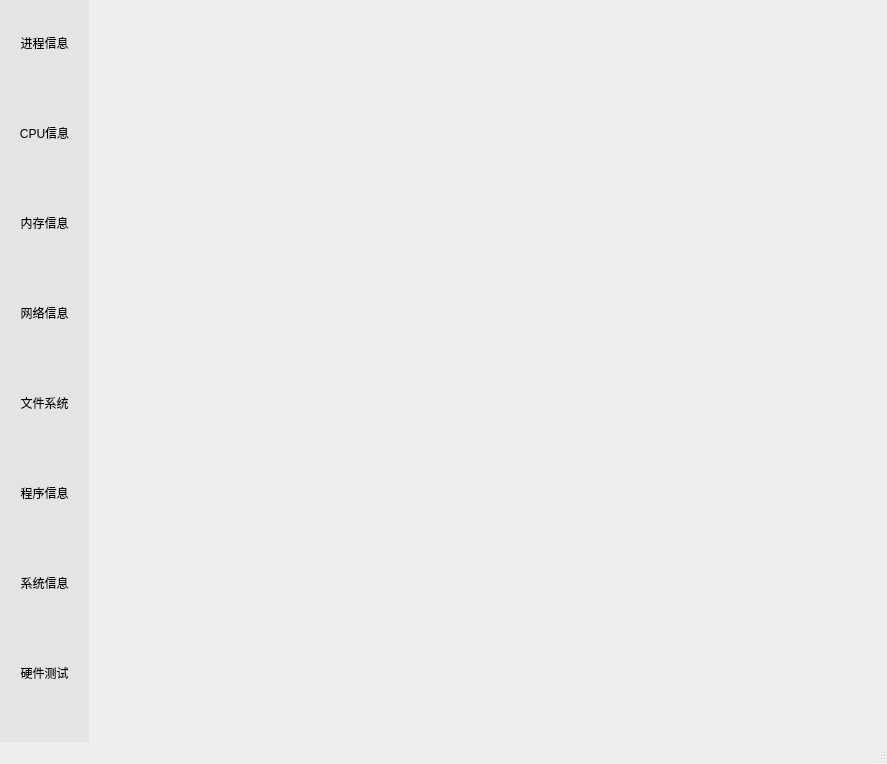
<?xml version="1.0" encoding="UTF-8"?>
<ui version="4.0">
 <class>MainWindow</class>
 <widget class="QMainWindow" name="MainWindow">
  <property name="geometry">
   <rect>
    <x>0</x>
    <y>0</y>
    <width>887</width>
    <height>764</height>
   </rect>
  </property>
  <property name="windowTitle">
   <string>系统监控助手</string>
  </property>
  <property name="styleSheet">
   <string notr="true"/>
  </property>
  <widget class="QWidget" name="centralwidget">
   <property name="styleSheet">
    <string notr="true"/>
   </property>
   <layout class="QGridLayout" name="gridLayout_2">
    <property name="leftMargin">
     <number>0</number>
    </property>
    <property name="topMargin">
     <number>0</number>
    </property>
    <property name="rightMargin">
     <number>0</number>
    </property>
    <property name="bottomMargin">
     <number>0</number>
    </property>
    <property name="spacing">
     <number>0</number>
    </property>
    <item row="0" column="0">
     <widget class="QWidget" name="sideBar" native="true">
      <property name="styleSheet">
       <string notr="true">QWidget{
	background-color: rgb(228, 228, 228);
}</string>
      </property>
      <layout class="QGridLayout" name="gridLayout">
       <property name="leftMargin">
        <number>0</number>
       </property>
       <property name="topMargin">
        <number>0</number>
       </property>
       <property name="rightMargin">
        <number>0</number>
       </property>
       <property name="bottomMargin">
        <number>0</number>
       </property>
       <property name="spacing">
        <number>0</number>
       </property>
       <item row="1" column="0">
        <widget class="QToolButton" name="btnCpu">
         <property name="minimumSize">
          <size>
           <width>86</width>
           <height>90</height>
          </size>
         </property>
         <property name="styleSheet">
          <string notr="true">/* 默认 */
QToolButton{   
	border-top: 3px outset transparent;
	border-bottom: 7px outset transparent;
	border-right: 3px outset transparent;
	border-left: 3px outset transparent;
    min-width: 80px;
    min-height: 80px;
	background-color: rgb(228, 228, 228);
}

/* 鼠标悬停 */
QToolButton:hover{
	background-color: rgb(205, 205, 205);
}

/* 点击和按下 */
QToolButton:pressed,QToolButton:checked{
	border-left: 3px outset rgb(93, 95, 97);
	background-color: rgb(246, 246, 246);	
}
</string>
         </property>
         <property name="text">
          <string>CPU信息</string>
         </property>
         <property name="icon">
          <iconset resource="resources.qrc">
           <normaloff>:/icons/permission.png</normaloff>:/icons/permission.png</iconset>
         </property>
         <property name="iconSize">
          <size>
           <width>48</width>
           <height>48</height>
          </size>
         </property>
         <property name="checkable">
          <bool>true</bool>
         </property>
         <property name="autoExclusive">
          <bool>true</bool>
         </property>
         <property name="toolButtonStyle">
          <enum>Qt::ToolButtonTextUnderIcon</enum>
         </property>
        </widget>
       </item>
       <item row="2" column="0">
        <widget class="QToolButton" name="btnMemory">
         <property name="minimumSize">
          <size>
           <width>86</width>
           <height>90</height>
          </size>
         </property>
         <property name="styleSheet">
          <string notr="true">/* 默认 */
QToolButton{   
	border-top: 3px outset transparent;
	border-bottom: 7px outset transparent;
	border-right: 3px outset transparent;
	border-left: 3px outset transparent;
    min-width: 80px;
    min-height: 80px;
	background-color: rgb(228, 228, 228);
}

/* 鼠标悬停 */
QToolButton:hover{
	background-color: rgb(205, 205, 205);
}

/* 点击和按下 */
QToolButton:pressed,QToolButton:checked{
	border-left: 3px outset rgb(93, 95, 97);
	background-color: rgb(246, 246, 246);	
}

QPushButton:default {
    border-color: navy; /* make the default button prominent */
}

</string>
         </property>
         <property name="text">
          <string>内存信息</string>
         </property>
         <property name="icon">
          <iconset resource="resources.qrc">
           <normaloff>:/icons/settings.png</normaloff>:/icons/settings.png</iconset>
         </property>
         <property name="iconSize">
          <size>
           <width>48</width>
           <height>48</height>
          </size>
         </property>
         <property name="checkable">
          <bool>true</bool>
         </property>
         <property name="autoExclusive">
          <bool>true</bool>
         </property>
         <property name="toolButtonStyle">
          <enum>Qt::ToolButtonTextUnderIcon</enum>
         </property>
        </widget>
       </item>
       <item row="4" column="0">
        <widget class="QToolButton" name="btnNetwork">
         <property name="minimumSize">
          <size>
           <width>86</width>
           <height>90</height>
          </size>
         </property>
         <property name="styleSheet">
          <string notr="true">/* 默认 */
QToolButton{   
	border-top: 3px outset transparent;
	border-bottom: 7px outset transparent;
	border-right: 3px outset transparent;
	border-left: 3px outset transparent;
    min-width: 80px;
    min-height: 80px;
	background-color: rgb(228, 228, 228);
}

/* 鼠标悬停 */
QToolButton:hover{
	background-color: rgb(205, 205, 205);
}

/* 点击和按下 */
QToolButton:pressed,QToolButton:checked{
	border-left: 3px outset rgb(93, 95, 97);
	background-color: rgb(246, 246, 246);	
}

QPushButton:default {
    border-color: navy; /* make the default button prominent */
}

</string>
         </property>
         <property name="text">
          <string>网络信息</string>
         </property>
         <property name="icon">
          <iconset resource="resources.qrc">
           <normaloff>:/icons/settings.png</normaloff>:/icons/settings.png</iconset>
         </property>
         <property name="iconSize">
          <size>
           <width>48</width>
           <height>48</height>
          </size>
         </property>
         <property name="checkable">
          <bool>true</bool>
         </property>
         <property name="autoExclusive">
          <bool>true</bool>
         </property>
         <property name="toolButtonStyle">
          <enum>Qt::ToolButtonTextUnderIcon</enum>
         </property>
        </widget>
       </item>
       <item row="9" column="0">
        <spacer name="verticalSpacer">
         <property name="orientation">
          <enum>Qt::Vertical</enum>
         </property>
         <property name="sizeHint" stdset="0">
          <size>
           <width>20</width>
           <height>288</height>
          </size>
         </property>
        </spacer>
       </item>
       <item row="0" column="0">
        <widget class="QToolButton" name="btnProcess">
         <property name="minimumSize">
          <size>
           <width>86</width>
           <height>90</height>
          </size>
         </property>
         <property name="styleSheet">
          <string notr="true">/* 默认 */
QToolButton{   
	border-top: 3px outset transparent;
	border-bottom: 7px outset transparent;
	border-right: 3px outset transparent;
	border-left: 3px outset transparent;
    min-width: 80px;
    min-height: 80px;
	background-color: rgb(228, 228, 228);
}

/* 鼠标悬停 */
QToolButton:hover{
	background-color: rgb(205, 205, 205);
}

/* 点击和按下 */
QToolButton:pressed,QToolButton:checked{
	border-left: 3px outset rgb(93, 95, 97);
	background-color: rgb(246, 246, 246);	
}

QPushButton:default {
    border-color: navy; /* make the default button prominent */
}

</string>
         </property>
         <property name="text">
          <string>进程信息</string>
         </property>
         <property name="icon">
          <iconset resource="resources.qrc">
           <normaloff>:/icons/user.png</normaloff>:/icons/user.png</iconset>
         </property>
         <property name="iconSize">
          <size>
           <width>48</width>
           <height>48</height>
          </size>
         </property>
         <property name="checkable">
          <bool>true</bool>
         </property>
         <property name="autoExclusive">
          <bool>true</bool>
         </property>
         <property name="toolButtonStyle">
          <enum>Qt::ToolButtonTextUnderIcon</enum>
         </property>
        </widget>
       </item>
       <item row="6" column="0">
        <widget class="QToolButton" name="btnEnv">
         <property name="minimumSize">
          <size>
           <width>86</width>
           <height>90</height>
          </size>
         </property>
         <property name="styleSheet">
          <string notr="true">/* 默认 */
QToolButton{   
	border-top: 3px outset transparent;
	border-bottom: 7px outset transparent;
	border-right: 3px outset transparent;
	border-left: 3px outset transparent;
    min-width: 80px;
    min-height: 80px;
	background-color: rgb(228, 228, 228);
}

/* 鼠标悬停 */
QToolButton:hover{
	background-color: rgb(205, 205, 205);
}

/* 点击和按下 */
QToolButton:pressed,QToolButton:checked{
	border-left: 3px outset rgb(93, 95, 97);
	background-color: rgb(246, 246, 246);	
}

QPushButton:default {
    border-color: navy; /* make the default button prominent */
}

</string>
         </property>
         <property name="text">
          <string>程序信息</string>
         </property>
         <property name="icon">
          <iconset resource="resources.qrc">
           <normaloff>:/icons/settings.png</normaloff>:/icons/settings.png</iconset>
         </property>
         <property name="iconSize">
          <size>
           <width>48</width>
           <height>48</height>
          </size>
         </property>
         <property name="checkable">
          <bool>true</bool>
         </property>
         <property name="autoExclusive">
          <bool>true</bool>
         </property>
         <property name="toolButtonStyle">
          <enum>Qt::ToolButtonTextUnderIcon</enum>
         </property>
        </widget>
       </item>
       <item row="7" column="0">
        <widget class="QToolButton" name="btnSysInfo">
         <property name="minimumSize">
          <size>
           <width>86</width>
           <height>90</height>
          </size>
         </property>
         <property name="styleSheet">
          <string notr="true">/* 默认 */
QToolButton{   
	border-top: 3px outset transparent;
	border-bottom: 7px outset transparent;
	border-right: 3px outset transparent;
	border-left: 3px outset transparent;
    min-width: 80px;
    min-height: 80px;
	background-color: rgb(228, 228, 228);
}

/* 鼠标悬停 */
QToolButton:hover{
	background-color: rgb(205, 205, 205);
}

/* 点击和按下 */
QToolButton:pressed,QToolButton:checked{
	border-left: 3px outset rgb(93, 95, 97);
	background-color: rgb(246, 246, 246);	
}

QPushButton:default {
    border-color: navy; /* make the default button prominent */
}

</string>
         </property>
         <property name="text">
          <string>系统信息</string>
         </property>
         <property name="icon">
          <iconset resource="resources.qrc">
           <normaloff>:/icons/settings.png</normaloff>:/icons/settings.png</iconset>
         </property>
         <property name="iconSize">
          <size>
           <width>48</width>
           <height>48</height>
          </size>
         </property>
         <property name="checkable">
          <bool>true</bool>
         </property>
         <property name="autoExclusive">
          <bool>true</bool>
         </property>
         <property name="toolButtonStyle">
          <enum>Qt::ToolButtonTextUnderIcon</enum>
         </property>
        </widget>
       </item>
       <item row="5" column="0">
        <widget class="QToolButton" name="btnFile">
         <property name="minimumSize">
          <size>
           <width>86</width>
           <height>90</height>
          </size>
         </property>
         <property name="styleSheet">
          <string notr="true">/* 默认 */
QToolButton{   
	border-top: 3px outset transparent;
	border-bottom: 7px outset transparent;
	border-right: 3px outset transparent;
	border-left: 3px outset transparent;
    min-width: 80px;
    min-height: 80px;
	background-color: rgb(228, 228, 228);
}

/* 鼠标悬停 */
QToolButton:hover{
	background-color: rgb(205, 205, 205);
}

/* 点击和按下 */
QToolButton:pressed,QToolButton:checked{
	border-left: 3px outset rgb(93, 95, 97);
	background-color: rgb(246, 246, 246);	
}

QPushButton:default {
    border-color: navy; /* make the default button prominent */
}

</string>
         </property>
         <property name="text">
          <string>文件系统</string>
         </property>
         <property name="icon">
          <iconset resource="resources.qrc">
           <normaloff>:/icons/settings.png</normaloff>:/icons/settings.png</iconset>
         </property>
         <property name="iconSize">
          <size>
           <width>48</width>
           <height>48</height>
          </size>
         </property>
         <property name="checkable">
          <bool>true</bool>
         </property>
         <property name="autoExclusive">
          <bool>true</bool>
         </property>
         <property name="toolButtonStyle">
          <enum>Qt::ToolButtonTextUnderIcon</enum>
         </property>
        </widget>
       </item>
       <item row="8" column="0">
        <widget class="QToolButton" name="btnTest">
         <property name="styleSheet">
          <string notr="true">/* 默认 */
QToolButton{   
	border-top: 3px outset transparent;
	border-bottom: 7px outset transparent;
	border-right: 3px outset transparent;
	border-left: 3px outset transparent;
    min-width: 80px;
    min-height: 80px;
	background-color: rgb(228, 228, 228);
}

/* 鼠标悬停 */
QToolButton:hover{
	background-color: rgb(205, 205, 205);
}

/* 点击和按下 */
QToolButton:pressed,QToolButton:checked{
	border-left: 3px outset rgb(93, 95, 97);
	background-color: rgb(246, 246, 246);	
}

QPushButton:default {
    border-color: navy; /* make the default button prominent */
}

</string>
         </property>
         <property name="text">
          <string>硬件测试</string>
         </property>
         <property name="icon">
          <iconset resource="resources.qrc">
           <normaloff>:/icons/settings.png</normaloff>:/icons/settings.png</iconset>
         </property>
         <property name="iconSize">
          <size>
           <width>48</width>
           <height>48</height>
          </size>
         </property>
         <property name="checkable">
          <bool>true</bool>
         </property>
         <property name="autoExclusive">
          <bool>true</bool>
         </property>
         <property name="toolButtonStyle">
          <enum>Qt::ToolButtonTextUnderIcon</enum>
         </property>
        </widget>
       </item>
      </layout>
     </widget>
    </item>
    <item row="0" column="1">
     <widget class="QStackedWidget" name="stackedWidget">
      <property name="styleSheet">
       <string notr="true"/>
      </property>
     </widget>
    </item>
   </layout>
  </widget>
  <widget class="QMenuBar" name="menubar">
   <property name="geometry">
    <rect>
     <x>0</x>
     <y>0</y>
     <width>887</width>
     <height>22</height>
    </rect>
   </property>
  </widget>
  <widget class="QStatusBar" name="statusbar"/>
 </widget>
 <resources>
  <include location="resources.qrc"/>
 </resources>
 <connections/>
</ui>
